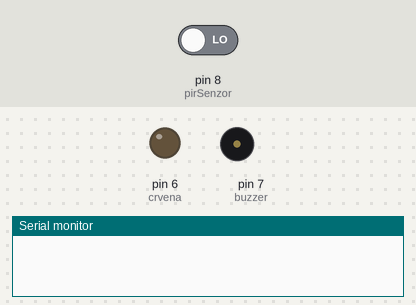
This sketch was run on a simulated Arduino Uno, built with avr-gcc and run on an emulated ATmega328P. On the bench: output pins drawn as LEDs (lit = HIGH), buzzer (waves = sounding), the last lines printed to the serial monitor. The test bench sets the inputs (shaded band); at power-on: pin 8 (pirSenzor) LOW.

Above: at 1.2 s.
1.3 s: pin 8 (pirSenzor) driven HIGH
At 2.5 s:
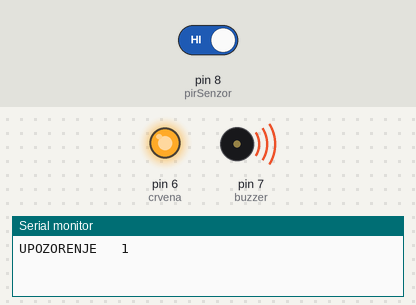
2.8 s: pin 8 (pirSenzor) driven LOW
At 3.8 s:
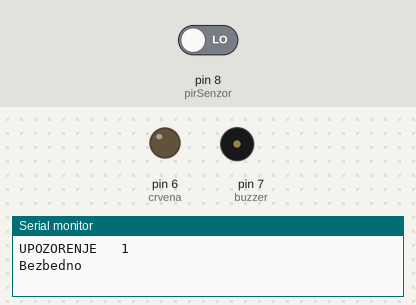
Timing chart, 0 to 5.8 s (numbered marks = the images above; inputs shaded):
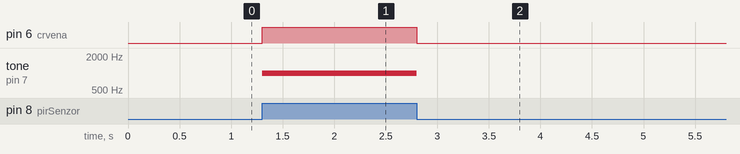

The sketch:

B27_Program.ino
```cpp
// ---  B27 - Alarmni sistem
// ---  09.06.2022.


// pinovi za elemente
int crvena = 6;
int buzzer = 7; // zvucnik
int pirSenzor = 8;

int ukljucenPuta = 0;


void setup() {
  Serial.begin(9600);
  pinMode(crvena, OUTPUT);
  pinMode(buzzer, OUTPUT);
  pinMode(pirSenzor, INPUT);
}

// pomocna promeljiva
bool isActive = false;

void loop() {
  int senzor = digitalRead(pirSenzor); // citanje sa senora (0 ili 1)
  if(senzor && !isActive){
    // senzor je dektovao
    isActive = true;
    ukljucenPuta++;
    digitalWrite(crvena, HIGH);
    tone(buzzer, 1000); // upalice zvucnik sa frekvencijom od 1000Hz
    Serial.println("UPOZORENJE   " + String(ukljucenPuta));
  }
  else if(!senzor && isActive){
    digitalWrite(crvena, LOW);
    noTone(buzzer); // upalice zvucnik sa frekvencijom od 1000Hz
    isActive = false;
    Serial.println("Bezbedno");
  }
  delay(50);
 }
```

Measured:
- after the input at 1.3 s, pin 6 (crvena): LOW → HIGH at once; tone on pin 7 (buzzer): silent → 1000 Hz at once
- after the input at 2.8 s, pin 6 (crvena): HIGH → LOW at once; tone on pin 7 (buzzer): 1000 Hz → silent at once
